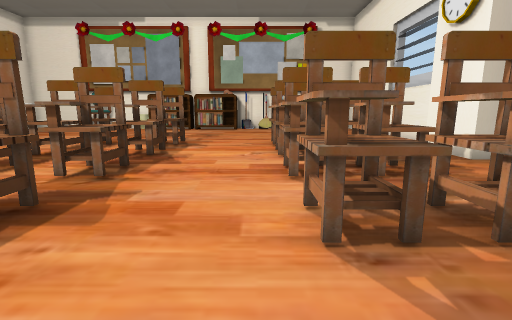
[1] (above)

16 first-person views from a walk through a scene from a Unity 3-D project. The camera is 1.2 m above the floor, tilts 10° down and sees 85° across. Doors are open. The floor is counted in squares, 1 m on a side. Each view is taken from the middle of a square. On the plan, view 1 faces up. The plan holds only what a view shows up to about 13 squares ahead; the rest is blank. The place goes on beyond the plan. The player character is not drawn. Some animated figures are not drawn. Some surface patterns are stand-ins.

[2]
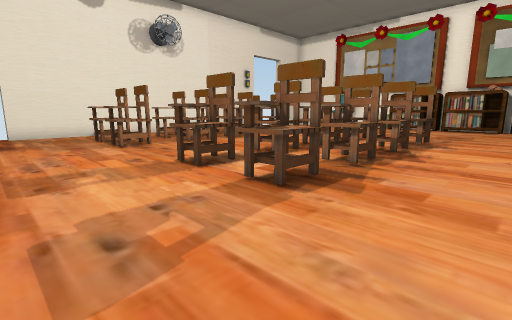

[3]
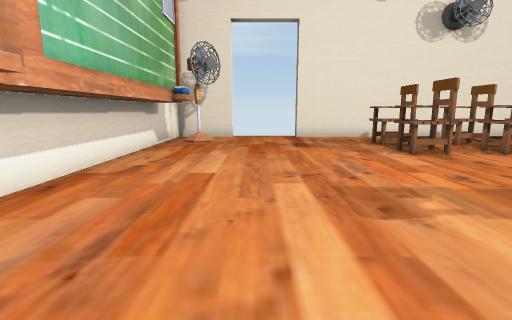

[4]
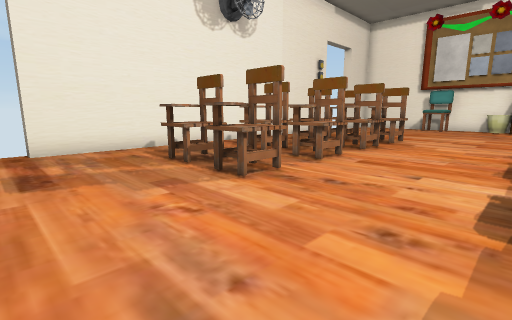

[5]
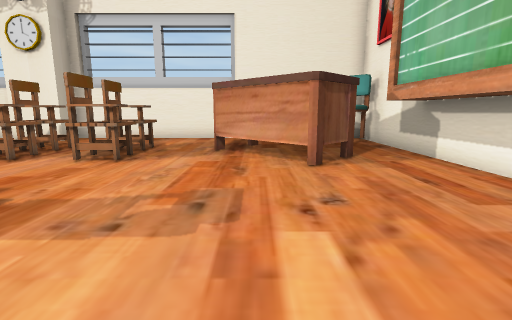

[6]
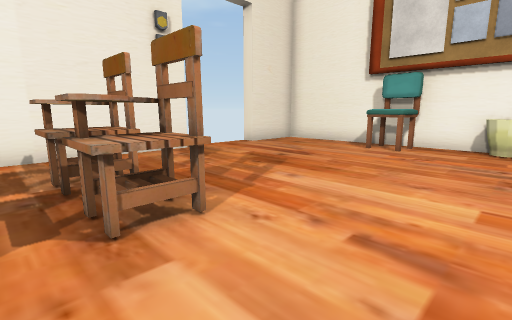

[7]
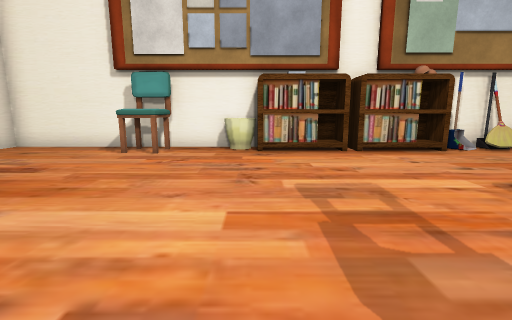

[8]
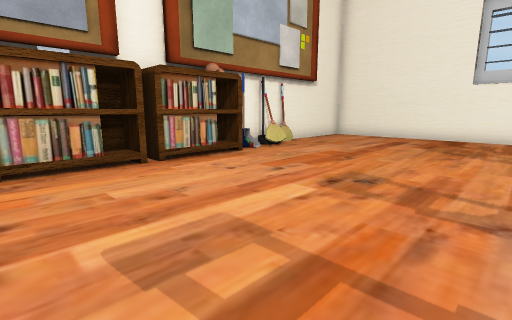

[9]
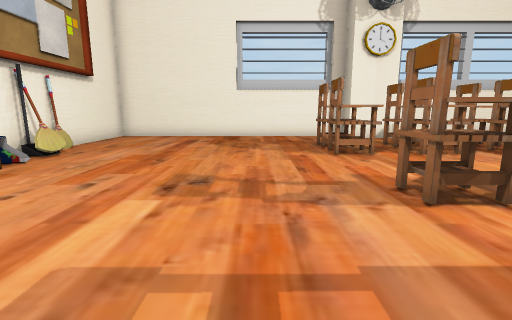

[10]
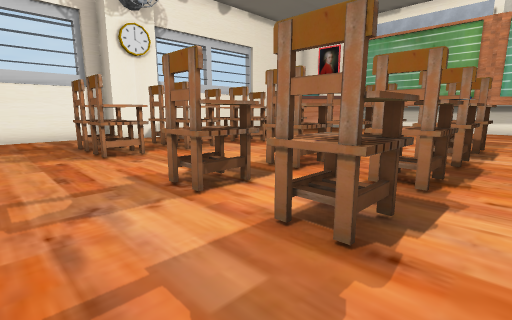

[11]
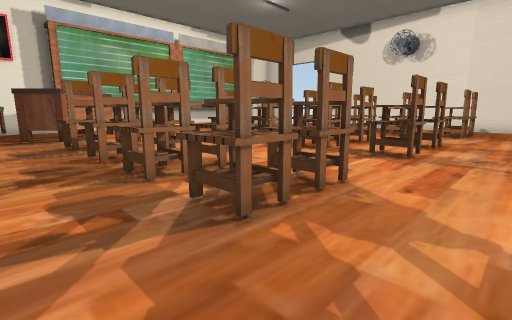

[12]
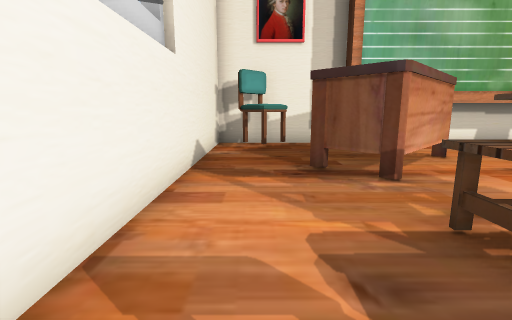

[13]
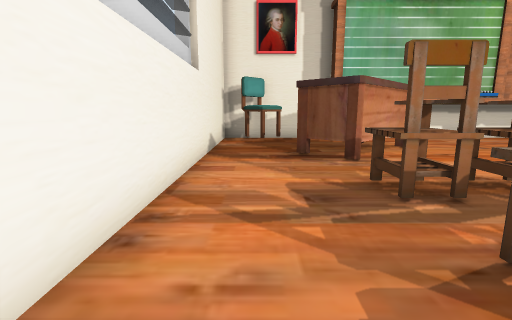

[14]
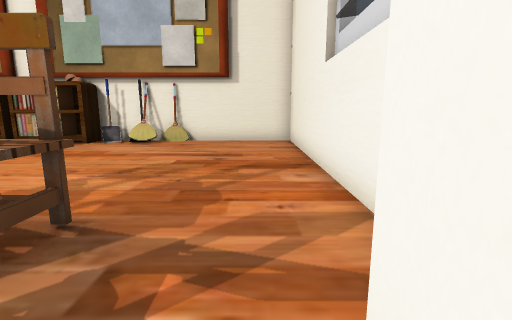

[15]
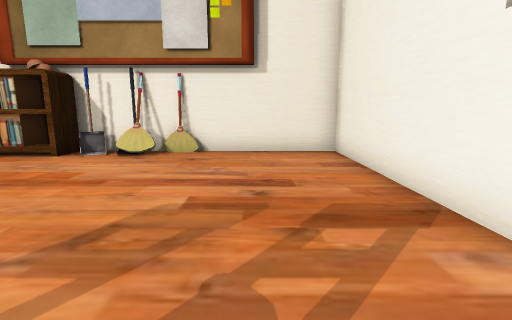

[16]
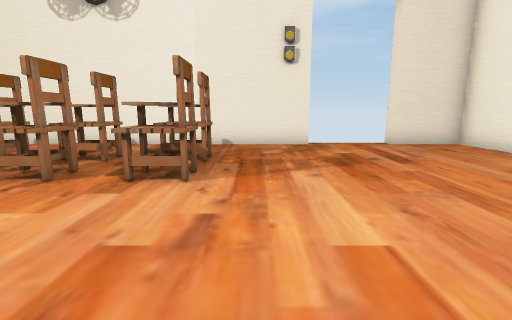

### Floor plan
Key: @ floor where view 1 was taken; # wall or solid block; . floor; D open door; O other object.
Columns run from 16 left of view 1 to 7 right of it. Each row starts with its distance up from view 1.
 20  #########     #########
 19  #...#O.OOOOOOOO#O#....#
 18 ##...OO................#
 17 #D.....................#
 16 DD.....................#
 15 DD.....................#
 14  D.....................#
 13  #.....................#
 12  #.....................#
 11  #..O.O...OO.O...OOO...#
 10  #..O.O...OOOO...OOO...#
  9  #....................##
  8  #..O.O...O.OO...OOO..##
  7  #..O.O...O..O...OO...##
  6  #..O.O...OO.O...OOO...#
  5  #..O.O...OOOO...OOO...#
  4  #.....................#
  3  #..O.O...OOOO...OOO...#
  2  #..O.O...OO.O...OOO...#
  1 ##.....................#
  0 #D..............@.OO...#
 -1  D...............OOOO..#
 -2  D..............OO ....#
 -3  D...............O.....#
 -4  #.O.................O.#
 -5  #..###############.OO.#
 -6  #####           #######

Positions as (right, up) in squares from view 1, and headings:
1: (0, 0), facing up
2: (0, -1), facing up-left
3: (-2, -2), facing left
4: (-6, -1), facing up-left
5: (-6, -1), facing right
6: (-7, 9), facing up-left
7: (-7, 10), facing up
8: (-7, 12), facing up-right
9: (-7, 13), facing right
10: (-7, 13), facing down-right
11: (5, 13), facing down-left
12: (5, 5), facing down
13: (5, 7), facing down
14: (5, 8), facing up
15: (4, 11), facing up
16: (-5, 12), facing left
